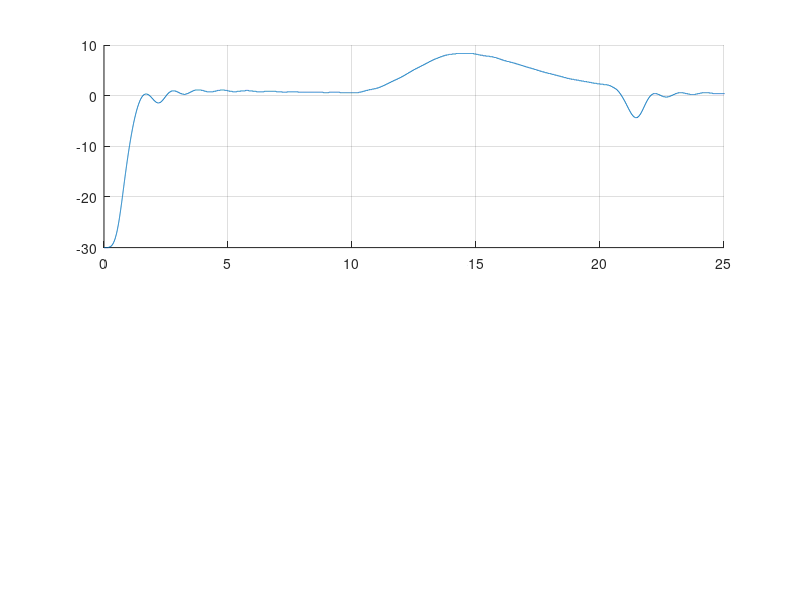

This figure's MATLAB source: (Note: this script raises an error after producing the figure.)
close all;

load('sim_out_travel_FB.mat');
load('sim_out_e_FB.mat');
load('sim_u1_FB.mat')
load('sim_u2_FB.mat')

%% Plot

% Plot Elevation
subplot(2,1,1); hold on; grid on; xlim([0 25]);
hx5Sim = plot(sim_out_e(1,:), sim_out_e(2,:));
hx5Ref = plot(xTime, x5*180/pi);
legend('x5 - Elevation meassured', 'x5_{ref} - Elevation ref'); title('Elevation, nonLin with feedback');
xlabel('Time [s]'); ylabel('Angle [deg]');
set(hx5Sim, 'Color', 'g'); set(hx5Sim, 'LineWidth', 1.5);
set(hx5Ref, 'Color', 'r'); set(hx5Ref, 'LineStyle', '--'); set(hx5Ref, 'LineWidth', 1.5);



% Plot travell Ref
subplot(2,1,2); hold on; grid on; xlim([0 25]);
hx1Sim = plot(sim_out_travel(1,:), sim_out_travel(2,:));
hx1Ref = plot(xTime, x1*180/pi);
legend('x1 - Travel meassured', 'x1_{ref} - Travel ref'); title('Travel, nonLin with feedback');
xlabel('Time [s]'); ylabel('Angle [deg]');

set(hx1Sim, 'Color', 'g'); set(hx1Sim, 'LineWidth', 1.5);
set(hx1Ref, 'Color', 'r'); set(hx1Ref, 'LineStyle', '--'); set(hx1Ref, 'LineWidth', 1.5);


%% Save to vector file
%print -depsc plot_nonLin_FB